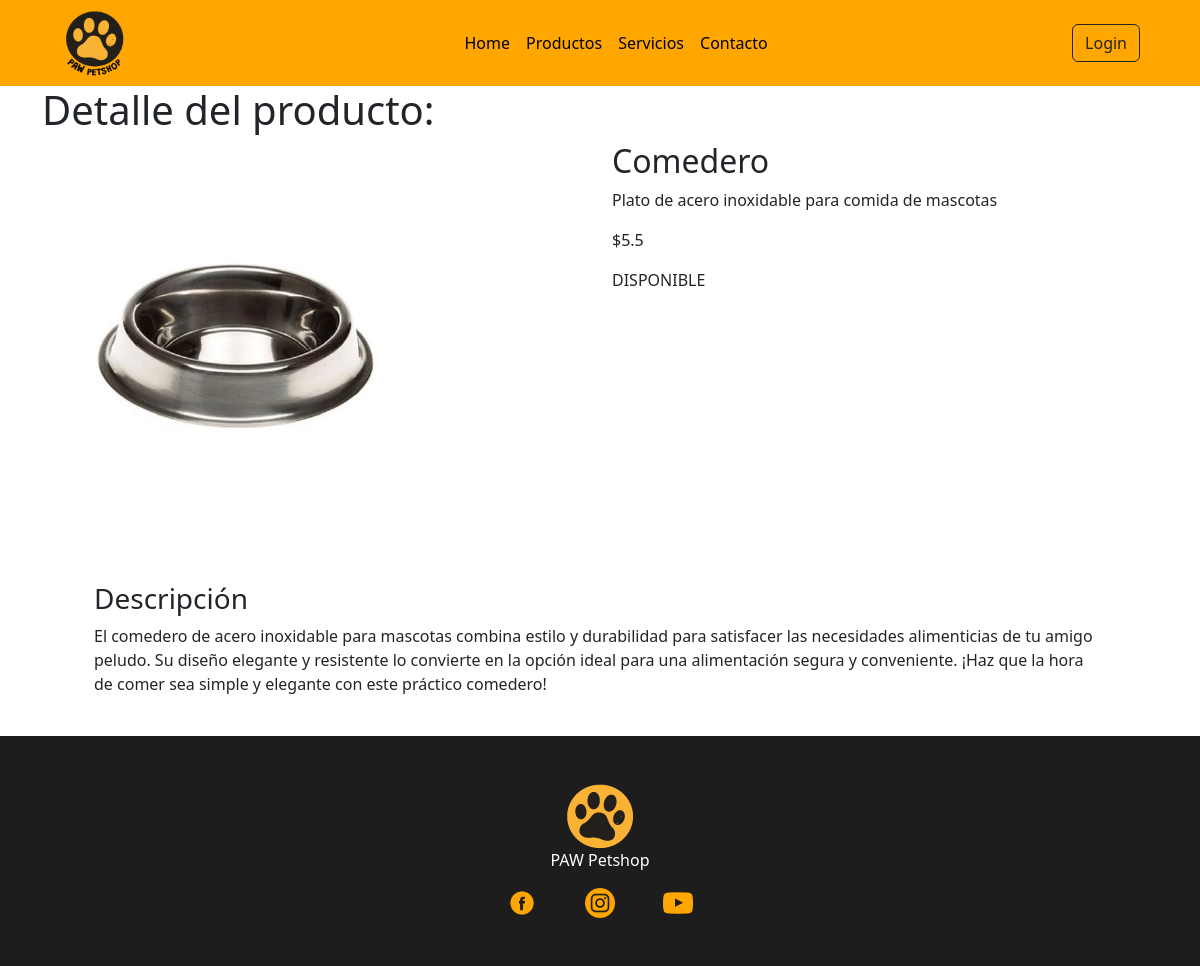
The page /sitio/index.php?seccion=detalleProducto&id=2 on the database as committed earlier.
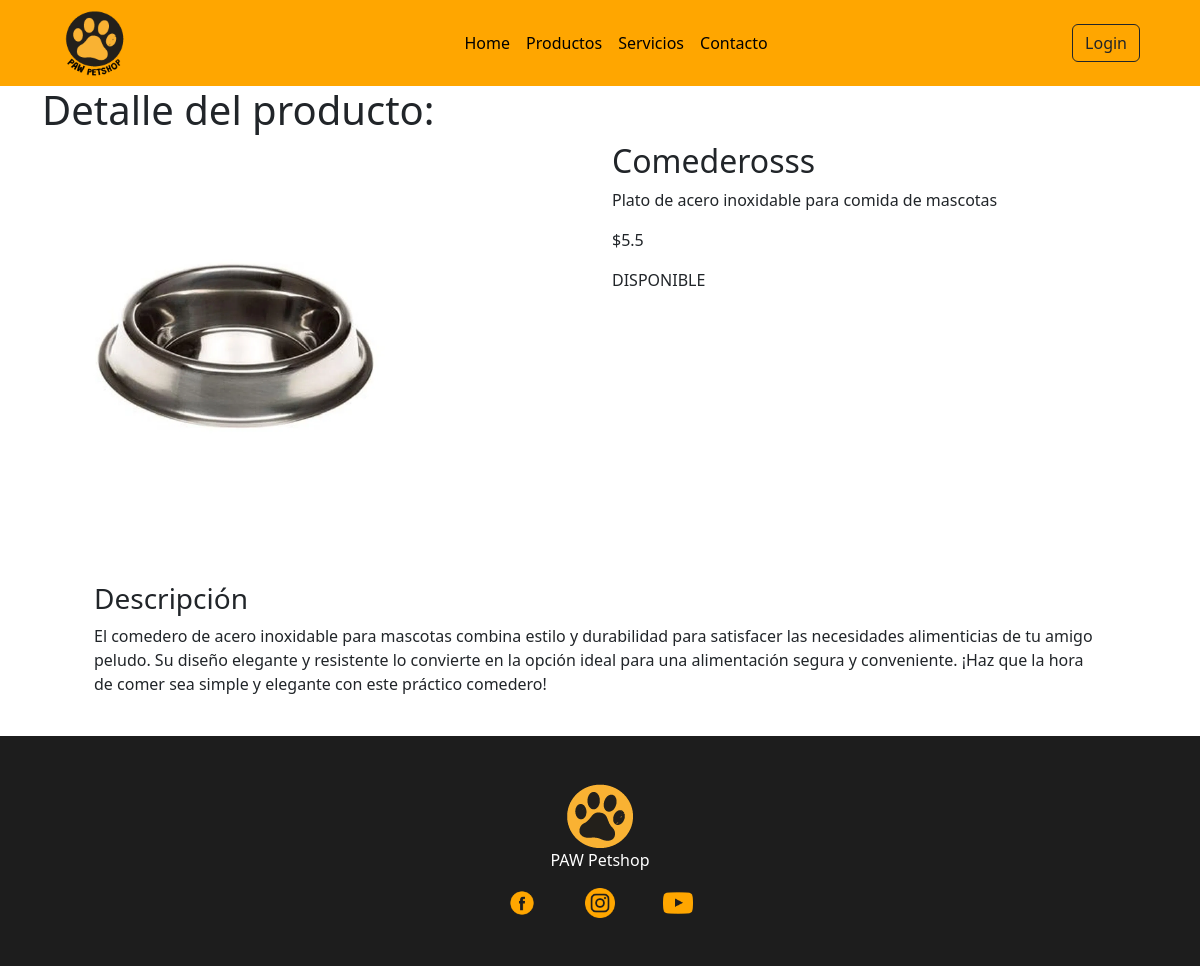
The same page on the database as committed later.
### tables this page shows
CREATE TABLE `producto` (
  `producto_id` int(10) UNSIGNED NOT NULL,
  `nombre` varchar(150) NOT NULL,
  `categoria_id` tinyint(4) UNSIGNED NOT NULL,
  `descripcion` text,
  `precio` decimal(6,2) UNSIGNED NOT NULL,
  `disponibilidad` tinyint(1) DEFAULT '1',
  `imagen` varchar(200) NOT NULL,
  `cuerpo` text,
  `usuario_fk` int(10) UNSIGNED DEFAULT NULL
);

### sitio/clases/Producto.php (called while the page is built, shortened)
<?php
class Producto {
    protected string $nombre;
    protected string $descripcion;
    protected float $precio;
    protected bool $disponibilidad;
    protected ?string $imagen = null;
    protected ?string $cuerpo = null;
    public function productoPorId($producto_id): ?self {
        $conn = (new Conexion)->obtenerConexion();
        $consulta = "SELECT * FROM producto
                    WHERE producto_id = ?";
        $stmt = $conn->prepare($consulta);
        $stmt->execute([$producto_id]);
        $stmt->setFetchMode(PDO::FETCH_CLASS, self::class);
        $producto = $stmt->fetch();
        return $producto;
    }
    public function getNombre()
    {
        return $this->nombre;
    }
    public function getDescripcion()
    {
        return $this->descripcion;
    }
    public function getPrecio()
    {
        return $this->precio;
    }
    public function getDisponibilidad()
    {
        return $this->disponibilidad;
    }
    public function getImagen()
    {
        return $this->imagen;
    }
    public function getCuerpo()
    {
        return $this->cuerpo;
    }
}
?>

### sitio/views/detalleProducto.php (the view, shortened to what this page needs)
<?php
require_once __DIR__ . '/../clases/Producto.php';
$productoObj = new Producto();
$producto = $productoObj->productoPorId((int)$_GET['id']);
?>
<section class="container" id="detalleDeProducto">
    <h1>Detalle del producto:</h1>
    <div class="row">
        <picture class="col-md-6">
        <img src="<?= "img/productos/{$producto->getImagen()}"; ?>" alt="<?= $producto->getNombre(); ?>">
        </picture>
        <article class="col-md-6">
            <h2><?php echo $producto->getNombre(); ?></h2>
            <p><?php echo $producto->getDescripcion(); ?></p>
            <p><?php echo '$' . $producto->getPrecio(); ?></p>
            <p><?php echo $producto->getDisponibilidad() ? 'DISPONIBLE' : 'SIN STOCK'; ?></p>
        </article>
    </div>
    <article class="infoProducto row">
        <h3>Descripción</h3>
        <div><?php echo $producto->getCuerpo(); ?></div>
    </article>
</section>

### sitio/index.php (shortened to what this page needs)
<?php
$vista = $_GET['seccion'] ?? 'home';
?>
<!DOCTYPE html>
<html lang="es">
<head>
  <link href="https://cdn.jsdelivr.net/npm/bootstrap@5.3.3/dist/css/bootstrap.min.css" rel="stylesheet">
  <link rel="stylesheet" href="./css/home.css">
  <link rel="stylesheet" href="./css/admin.css">
</head>
<body>
  <header id="header1">
    <nav class="navbar navbar-expand-md px-5 ">
      <div class="container-fluid d-flex justify-content-between">
        <a href="index.php?seccion=home" class="d-inline-flex link-body-emphasis text-decoration-none fs-5">
          <img src="img/logoInvertido.png" alt="logo">
        </a>
        <div class="collapse navbar-collapse" id="navbarCollapse">
          <ul class="navbar-nav mx-auto">
            <li><a href="index.php?seccion=home" class="nav-link px-2 text-black btn-hover-agrandar">Home</a></li>
            <li><a href="index.php?seccion=productos" class="nav-link px-2 text-black btn-hover-agrandar">Productos</a></li>
            <li><a href="index.php?seccion=servicios" class="nav-link px-2 text-black btn-hover-agrandar">Servicios</a></li>
            <li><a href="index.php?seccion=contacto" class="nav-link px-2 text-black btn-hover-agrandar">Contacto</a></li>
          </ul>
        </div>
        <div id="login">
          <a href="./admin/index.php?seccion=login" class="btn btn-outline-dark ">Login</a>
        </div>
      </div>
    </nav>
  </header>
  <main>
    <?php
    require __DIR__ . '/views/' . $vista . '.php';
    ?>
  </main>
  <footer id="footer">
    <div class="infoFooter d-flex flex-column align-items-center p-5">
      <picture>
        <img src="img/logo2.png" alt="logo">
      </picture>
      <p>PAW Petshop</p>
      <div class="iconos d-flex gap-5">
        <a href="#"><img src="img/icons/facebook.png" alt="icono de facebook"></a>
        <a href="#"><img src="img/icons/instagram.png" alt="icono de instagram"></a>
        <a href="#"><img src="img/icons/youtube.png" alt="icono de youtube"></a>
      </div>
    </div>
  </footer>
</body>
</html>

### sitio/css/home.css (style rules this page uses)
:root { --color-primario: #ffa600; --color-secundario: #00ff00; }
nav img { width: 70%; }
nav { background-color: var(--color-primario); }
#footer { background-color: rgb(29, 29, 29); color: white; margin: 0; }
.iconos > a > img { width: 30px; }
header { width: 10px; }
#header1 { width: auto; }

### sitio/css/productos.css (style rules this page uses)
.infoProducto { margin: 40px; }

Rows that differ between the two databases and show on the page:
changed producto "Plato de acero inoxidable para comida de mascotas": nombre "Comedero" → "Comederosss"
